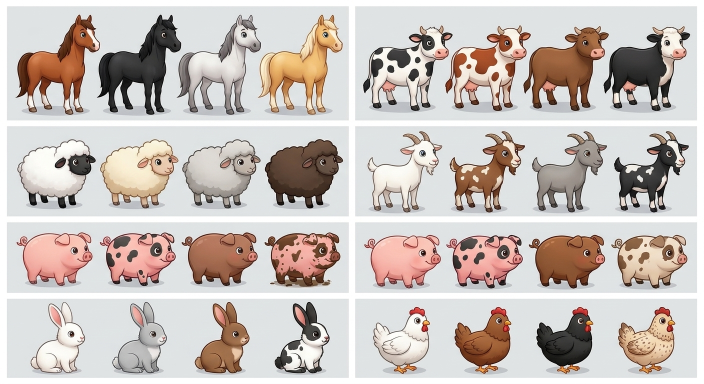
#> input picture images/animals.jpg, 1408 x 768 px (shown at 1/2 size); its folder holds 5 pictures in this run
$ python cut_sprites.py
#> lines starting #> are read from the running program, lines starting #| are printed output that depends on the picture; after the words box and inside, x2 and y2 are one past the last pixel; in counts of white or black regions, pixels touching at a corner belong together
#> in load, img is the input picture: PIL image 1408x768 RGB; mean R, G, B 201.6, 193, 188.2
"""Вырезает фигуры из листов в images/ в отдельные PNG с прозрачным фоном (assets/raw/).
Фон убирается заливкой от краёв: светлые малонасыщенные пиксели, связанные с краем картинки.
Запуск: python tools/cut_sprites.py
"""
import sys
from pathlib import Path
import numpy as np
from PIL import Image, ImageDraw, ImageFilter

ROOT = Path(__file__).resolve().parent.parent
SRC = ROOT / 'images'
OUT = ROOT / 'assets' / 'raw'
OUT.mkdir(parents=True, exist_ok=True)


def bg_mask(rgb):
    a = rgb.astype(np.int16)
    mx, mn = a.max(2), a.min(2)
    cand = (mx - mn < 24) & (mx > 172)
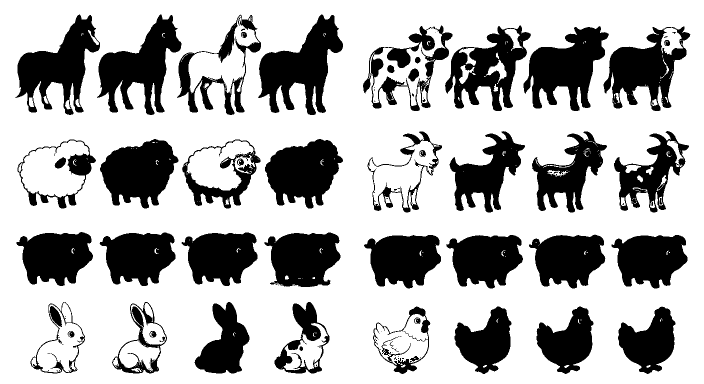
#> cand: shape (768, 1408) bool (shown at 1/2 size); 70% white; 110 black regions (60 under 20 px), largest, box (x1, y1, x2, y2) and area: (516, 29, 686, 230) 16450, (194, 29, 363, 230) 15621, (1047, 52, 1218, 222) 15615
    # заливка от краёв: геодезическое наращивание по кандидатам (с ускорением на уменьшенной копии)
    reached = np.zeros_like(cand)
    reached[0, :] = cand[0, :]; reached[-1, :] = cand[-1, :]
#> after `reached[0, :] = cand[0, :]`: reached: shape (768, 1408) bool; 0.13% white in thin lines or dots, all inside (x1, y1, x2, y2) = (0, 0, 1408, 1)
    reached[:, 0] = cand[:, 0]; reached[:, -1] = cand[:, -1]
#> after `reached[:, -1] = cand[:, -1]`: reached: shape (768, 1408) bool; 0.4% white in thin lines or dots
    for _ in range(4000):
        g = reached.copy()
        g[1:, :] |= reached[:-1, :]; g[:-1, :] |= reached[1:, :]
        g[:, 1:] |= reached[:, :-1]; g[:, :-1] |= reached[:, 1:]
        g &= cand
        # несколько шагов подряд за итерацию
        for _k in range(6):
            h = g.copy()
            h[1:, :] |= g[:-1, :]; h[:-1, :] |= g[1:, :]
            h[:, 1:] |= g[:, :-1]; h[:, :-1] |= g[:, 1:]
            g = h & cand
        if (g == reached).all():
            break
        reached = g
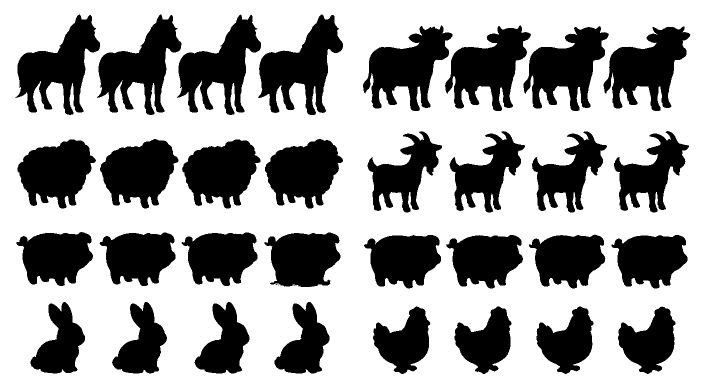
#> g: shape (768, 1408) bool (shown at 1/2 size); 63.6% white; 37 black regions (5 under 20 px), largest, box (x1, y1, x2, y2) and area: (516, 29, 686, 230) 16465, (1207, 53, 1381, 222) 15790, (726, 51, 905, 222) 15764
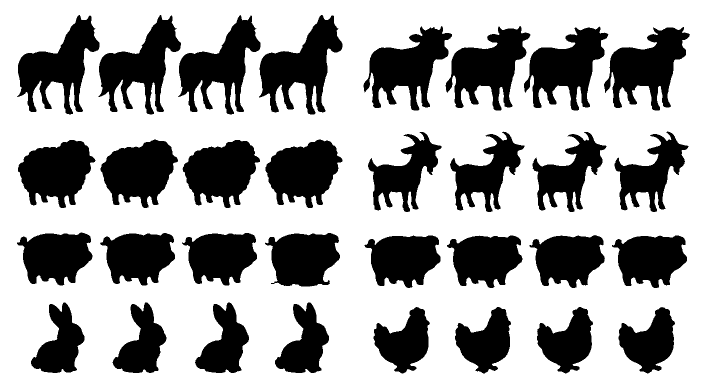
#> h: shape (768, 1408) bool (shown at 1/2 size); 65.5% white; 32 black regions, largest, box (x1, y1, x2, y2) and area: (518, 30, 685, 229) 15522, (1208, 54, 1380, 221) 14857, (891, 52, 1061, 221) 14821
    return reached


def components(fg, scale=4, min_area=900):
    h, w = fg.shape
    small = Image.fromarray((fg * 255).astype(np.uint8)).resize((w // scale, h // scale), Image.BOX)
    small = small.filter(ImageFilter.MaxFilter(3))
    m = np.array(small) > 40
    lab = np.zeros(m.shape, np.int32)
    boxes = []
    sh, sw = m.shape
    n = 0
    for y in range(sh):
        for x in range(sw):
            if m[y, x] and not lab[y, x]:
                n += 1
                stack = [(y, x)]; lab[y, x] = n
                x0 = x1 = x; y0 = y1 = y; area = 0
                while stack:
                    cy, cx = stack.pop(); area += 1
                    x0 = min(x0, cx); x1 = max(x1, cx); y0 = min(y0, cy); y1 = max(y1, cy)
                    for ny, nx in ((cy + 1, cx), (cy - 1, cx), (cy, cx + 1), (cy, cx - 1)):
                        if 0 <= ny < sh and 0 <= nx < sw and m[ny, nx] and not lab[ny, nx]:
                            lab[ny, nx] = n; stack.append((ny, nx))
                if area * scale * scale >= min_area:
                    boxes.append([x0 * scale, y0 * scale, (x1 + 1) * scale, (y1 + 1) * scale, area, n])
    components.last = (lab, scale, (h, w))
    return boxes


# [82 lines left out: functions merge_close, attach_small, order, process, sheet, not called in this run]


ASSETS = ROOT / 'assets'

ANIMAL_GRID = [  # (строка панели, левая/правая) -> (вид, имена вариантов)
    [('horse', ['chestnut', 'black', 'grey', 'palomino']), ('cow', ['holstein', 'brownspot', 'brown', 'black'])],
    [('sheep', ['white', 'cream', 'grey', 'brown']), ('goat', ['white', 'brown', 'grey', 'black'])],
    [('pig', ['pink', 'spotted', 'brown', 'muddy']), ('pig', ['pink2', 'spotted2', 'brown2', 'tan'])],
    [('rabbit', ['white', 'grey', 'brown', 'dutch']), ('chicken', ['white', 'brown', 'black', 'buff'])],
]
ITEMS = ['brush', 'sponge', 'bucket_water', 'bucket_carrots', 'hay_bale', 'straw', 'pitchfork', 'shovel',
         'wheelbarrow', 'grain_bag', 'egg_basket', 'watering_can', 'poop']
GIRL = {
    'model girl\'': ['front', 'three_quarter', 'side', 'back'],
    'moving girl': ['walk_front', 'walk_a', 'walk_side', 'walk_b'],
    'girl with emotins': ['emo_smile', 'emo_talk', 'emo_surprised', 'emo_laugh'],
    'girl with items': ['pose_wave', 'pose_pitchfork', 'pose_bucket', 'pose_point'],
}


def runs(flags):
    out, start = [], None
    for i, v in enumerate(flags):
        if v and start is None:
            start = i
        if not v and start is not None:
            out.append((start, i)); start = None
    if start is not None:
        out.append((start, len(flags)))
    return [r for r in out if r[1] - r[0] > 40]


def load(path):
    img = Image.open(path).convert('RGB')
    rgb = np.array(img)
    fg = ~bg_mask(rgb)
    alpha = Image.fromarray((fg * 255).astype(np.uint8)).filter(ImageFilter.MinFilter(3)).filter(ImageFilter.GaussianBlur(0.7))
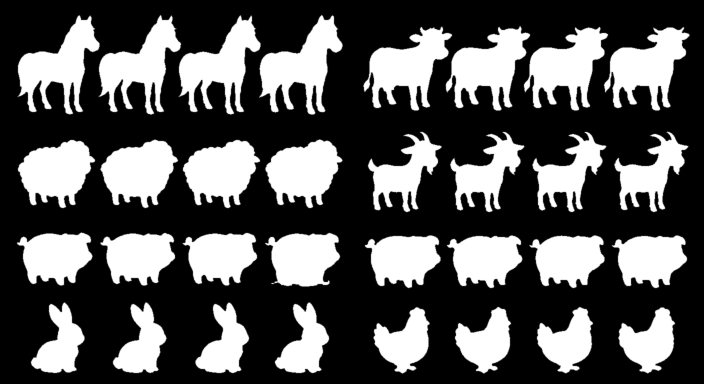
#> alpha: PIL image 1408x768 L (shown at 1/2 size); min 0, max 255, mean 86.3
    rgba = img.copy(); rgba.putalpha(alpha)
    return rgb, fg, rgba


def split_save(fg, rgba, x0, x1, y0, y1, names, prefix=''):
    n = len(names)
    prof = fg[y0:y1, x0:x1].sum(0)
    cuts = [x0]
    win = int((x1 - x0) / (n * 3))
    for k in range(1, n):
        t = int((x1 - x0) * k / n)
        a, b = max(0, t - win), min(len(prof), t + win)
        cuts.append(x0 + a + int(np.argmin(prof[a:b])))
    cuts.append(x1)
    for k, name in enumerate(names):
        ca, cb = cuts[k], cuts[k + 1]
        sub = fg[y0:y1, ca:cb].copy()
        comps = components(sub, scale=2, min_area=40)
        if not comps:
            continue
        main = max(comps, key=lambda b: b[4])
        keep = [b for b in comps if b is main or b[4] > main[4] * 0.12]
        # стираем всё, что не относится к главной фигуре
        lab, sc, (hh, ww) = components.last
        ids = np.isin(lab, [b[5] for b in keep])
        m = np.array(Image.fromarray((ids * 255).astype(np.uint8)).resize((ww, hh), Image.NEAREST)
                     .filter(ImageFilter.MaxFilter(5))) > 0
        bx0, by0 = min(b[0] for b in keep), min(b[1] for b in keep)
        bx1, by1 = max(b[2] for b in keep), max(b[3] for b in keep)
        box = (ca + bx0, y0 + by0, ca + bx1, y0 + by1)
        crop = rgba.crop(box)
        a = np.array(crop.getchannel('A'))
        a[~m[by0:by1, bx0:bx1]] = 0
        crop.putalpha(Image.fromarray(a))
        bb = crop.getchannel('A').point(lambda v: 255 if v > 8 else 0).getbbox()
        crop = crop.crop(bb)
        crop.save(ASSETS / f'{prefix}{name}.png')
        print('  ', f'{prefix}{name}.png', crop.size)
        continue
        crop = rgba.crop(box)
        crop.save(ASSETS / f'{prefix}{name}.png')
        print('  ', f'{prefix}{name}.png', crop.size)


def panels(rgb):
    white = rgb.min(2) > 242
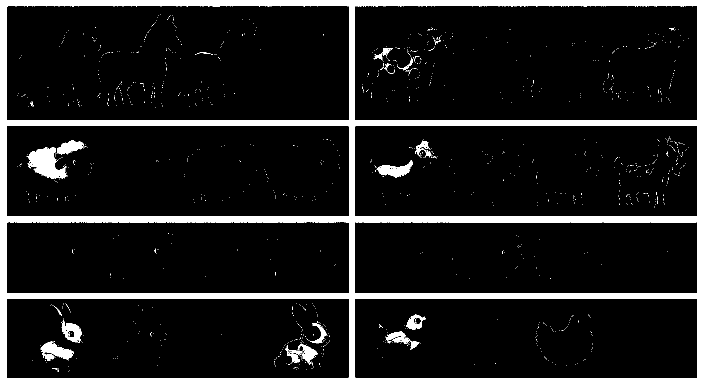
#> white: shape (768, 1408) bool (shown at 1/2 size); 11.4% white; 1208 white regions (1189 under 20 px), largest, box (x1, y1, x2, y2) and area: (0, 0, 1408, 768) 110229, (53, 295, 133, 358) 2822, (81, 683, 148, 722) 1339
    cols = runs(white.mean(0) < 0.97)
#> the loop in runs, `for i, v in enumerate(flags):` made 1408 passes
#> v on pass 15: True
#> after the loop in runs, `for i, v in enumerate(flags):`: out = [(14, 698), (710, 1394)]
#> cols = [(14, 698), (710, 1394)]
    rows = runs(white.mean(1) < 0.97)
#> the loop in runs (call 2), `for i, v in enumerate(flags):` made 768 passes
#> v on passes 1 to 12: False, False, False, False, False, False, False, False, False, False, False, False
#> rows = [(12, 241), (252, 433), (444, 586), (597, 756)]
    return cols, rows


if __name__ == '__main__':
    (ASSETS / 'animals').mkdir(parents=True, exist_ok=True)
    (ASSETS / 'girl').mkdir(parents=True, exist_ok=True)
    (ASSETS / 'items').mkdir(parents=True, exist_ok=True)
    for fname, suffix in (('animals.jpg', ''), ('dirty animals.jpg', '_dirty')):
        rgb, fg, rgba = load(SRC / fname)
        cols, rows = panels(rgb)
#> cols = [(14, 698), (710, 1394)]; rows = [(12, 241), (252, 433), (444, 586), (597, 756)]
        print(fname, 'panels', cols, rows)
#| animals.jpg panels [(14, 698), (710, 1394)] [(12, 241), (252, 433), (444, 586), (597, 756)]
        for r, (y0, y1) in enumerate(rows):
            for c, (x0, x1) in enumerate(cols):
                kind, names = ANIMAL_GRID[r][c]
                split_save(fg, rgba, x0, x1, y0, y1, [f'{kind}_{v}{suffix}' for v in names], 'animals/')
#> this loop made 4 passes
#> (y0, y1) on passes 1 to 4: (12, 241), (252, 433), (444, 586), (597, 756)
#> (printed output is left out)
#> pass 1, in components, `m = np.array(small) > 40`:
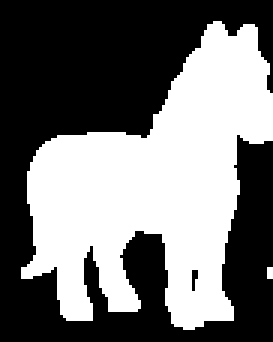
#> m: shape (114, 91) bool (shown 3 times larger); 44.9% white; 2 white regions (1 under 20 px), largest, box (x1, y1, x2, y2) and area: (7, 7, 91, 110) 4651
#> pass 1, in split_save, `crop.save(ASSETS / f'{prefix}{name}.png')`:
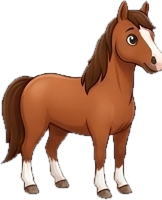
#> saved as horse_chestnut.png: PIL image 162x200 RGBA; mean R, G, B, A 183.2, 156.4, 143.1, 113.3; transparent parts drawn white
#> (the run stopped early here; a loop or call above may not have finished)
